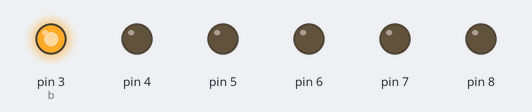
A sketch run on a simulated Arduino Uno, built with avr-gcc and run on an emulated ATmega328P. Parts: output pins drawn as LEDs (lit = HIGH).

Above: at 0.02 s.
At 0.22 s:
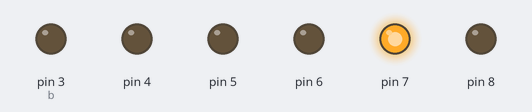
At 0.52 s:
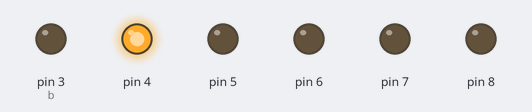
At 1.0 s:
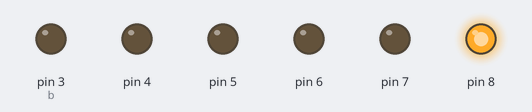
At 1.87 s:
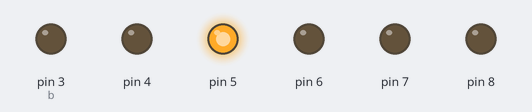
At 2.75 s:
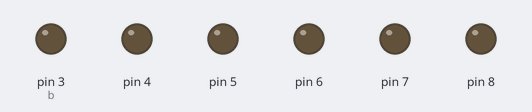
Timing chart, 0 to 3.0 s (numbered marks = the images above):
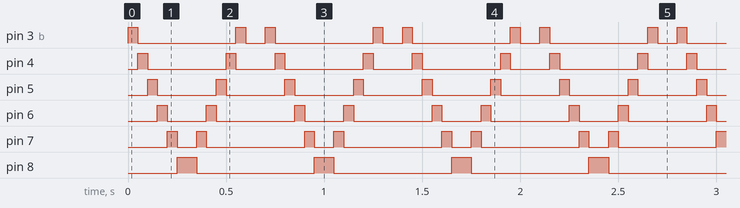

Measured:
- by itself, pin 3 (b): repeats every 0.70 s: LOW 0.50 s, HIGH 0.05 s, LOW 0.10 s, HIGH 0.05 s
- by itself, pin 4: repeats every 0.70 s: LOW 0.40 s, HIGH 0.05 s, LOW 0.20 s, HIGH 0.05 s
- by itself, pin 5: alternates HIGH for 0.05 s and LOW for 0.30 s
- by itself, pin 6: repeats every 0.70 s: LOW 0.20 s, HIGH 0.05 s, LOW 0.40 s, HIGH 0.05 s
- by itself, pin 7: repeats every 0.70 s: LOW 0.10 s, HIGH 0.05 s, LOW 0.50 s, HIGH 0.05 s
- by itself, pin 8: alternates HIGH for 0.10 s and LOW for 0.60 s

The sketch:

sketch_nov02a-_1_.ino
```cpp
int b = 3;

void setup() {
  pinMode(3, OUTPUT);
  pinMode(4, OUTPUT);
  pinMode(5, OUTPUT);
  pinMode(6, OUTPUT);
  pinMode(7, OUTPUT);
  pinMode(8, OUTPUT);
  Serial.begin (9600);

}

void loop() {

  while (b < 9) {
    digitalWrite (b, 1);
    digitalWrite (b-1, 0);
    b++;
    delay(50);
  }

  while(b > 2) {
    digitalWrite(b, 0);
    digitalWrite (b-1, 1);
    b--;
    delay(50);
  }


}
```
